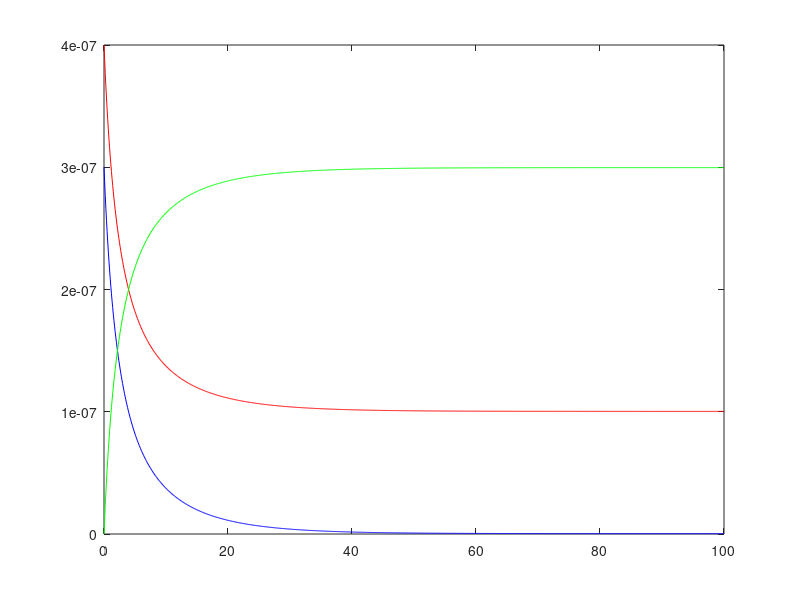

MATLAB code to generate this figure:
dt = 0.1;
duration = 100;
k1=1e6;
k2=1e-4;
Y=zeros(3,1);
Y(1,1)=4e-7;
Y(2,1)=3e-7;

for i = 1:(duration/dt)
    Y(1,i+1)=Y(1,i)-k1*dt*Y(1,i)*Y(2,i)+k2*dt*Y(3,i);
    Y(2,i+1)=Y(2,i)-k1*dt*Y(1,i)*Y(2,i)+k2*dt*Y(3,i);
    Y(3,i+1)=Y(3,i)+k1*dt*Y(1,i)*Y(2,i)-k2*dt*Y(3,i);
    Y(:,i+1)
end

t = 0:dt:duration;
figure;
plot(t,Y(1,:),'r');
hold on;
plot(t,Y(2,:),'b');
plot(t,Y(3,:),'g');
hold off